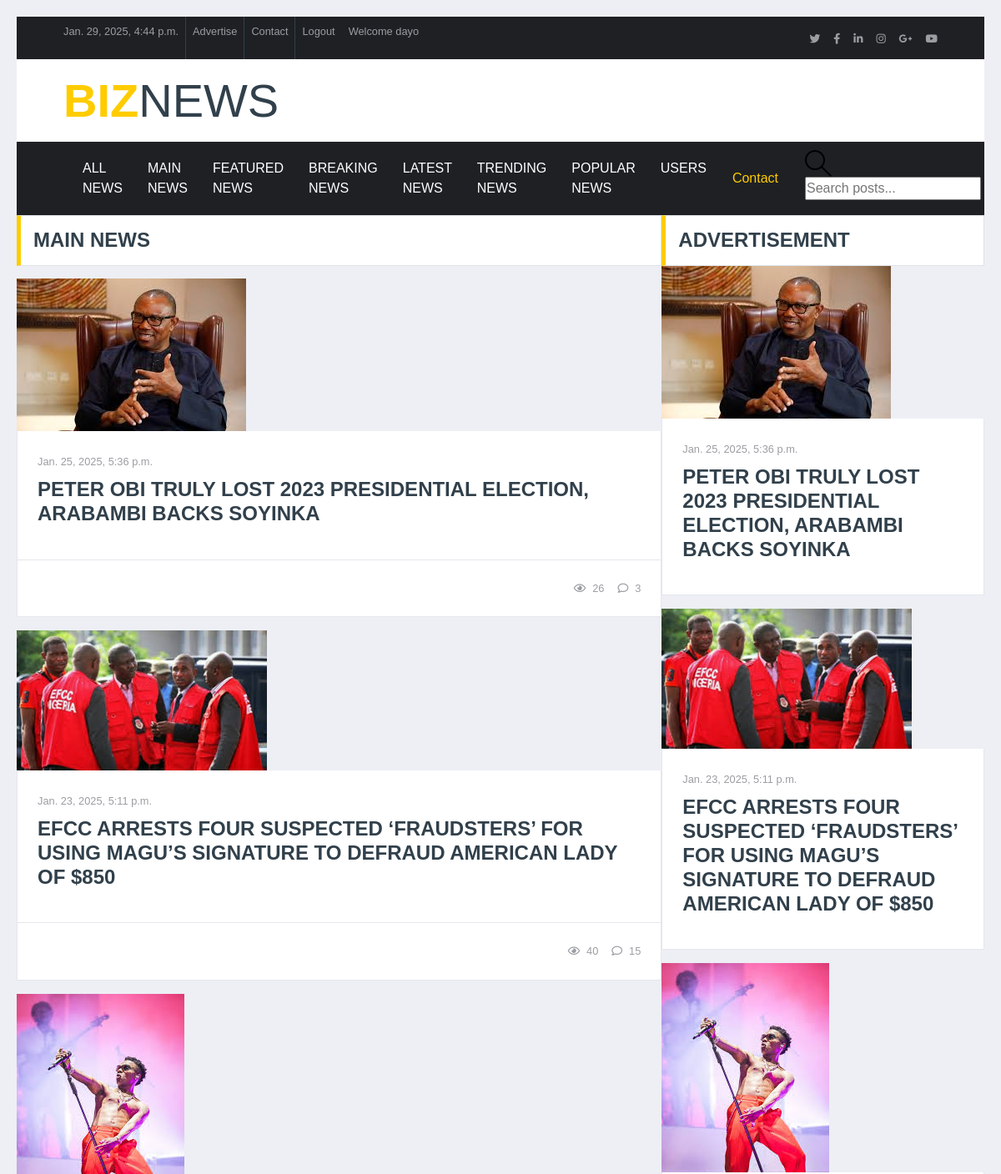
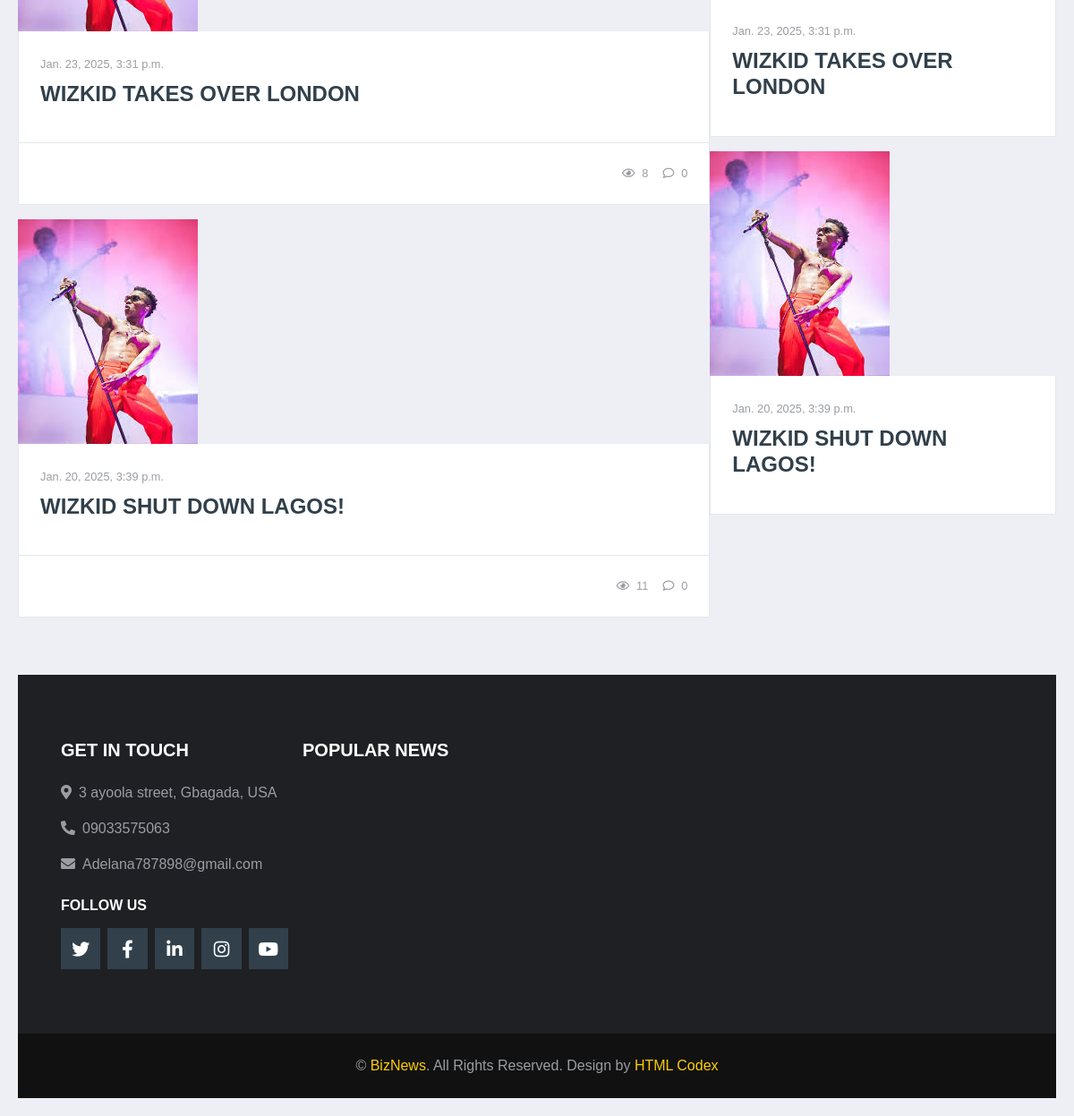
Page /main-news/ (signed in) on the committed database (2 pictures, top to bottom).
### biznews/models.py (models this page shows, shortened)
class User(AbstractUser):
    username= models.CharField(max_length=200, null=True, unique=True)
    email = models.EmailField(unique=True  ,null=True)
    bio = models.TextField(null=True)
    hobbies = models.CharField(max_length=255, blank=True, null=True)
    experience = models.TextField(null=True)
    phone = models.CharField(null=True, max_length=11)
    social = models.TextField(null=True)
    avatar = models.ImageField(upload_to='avatars/', null=True, blank=True)
    USERNAME_FIELD = 'username'
    REQUIRED_FIELDS = []

class Post(models.Model):
    profile = models.ForeignKey('Profile', related_name='posts', on_delete=models.CASCADE)
    title = models.CharField(max_length=100)
    content = models.TextField()
    category = models.ManyToManyField('Category')
    image = models.ImageField(upload_to='images/', default='images/default.jpg')
    date_posted = models.DateTimeField(auto_now_add=True)
    view_count = models.IntegerField(default=0)
    class Meta:
        ordering = ['-date_posted']

### biznews/views.py (the view)
# urls.py: path('main-news/', views.main_news, name='main-news'),
def main_news(request):
    main_news = Post.objects.filter(category__name='Main News')
    advertisement_news = Post.objects.filter(category__name='Advertisement News')
    current_date = datetime.now()
    return render(request, 'main_news.html', {'main_news': main_news, 'advertisement_news': advertisement_news, 'current_date': current_date})

### template/main_news.html (shortened to what this page needs)
{% extends 'main.html'   %}
{% load static  %}
{% block content  %}
<div class="container-fluid p-0">
    <div class="row no-gutters">
        <div class="col-lg-8">
            <div class="section-title">
                <h4 class="m-0 text-uppercase font-weight-bold">MAIN NEWS</h4>
            </div>
            {% for post in main_news %}
                <div class="position-relative mb-3">
                    <img class="img-fluid h-100" src="{{post.image.url}}" style="object-fit: cover;">
                    <div class="bg-white border border-top-0 p-4">
                        <div class="mb-2">
                                <a class="text-body" href=""><small>{{post.date_posted}}</small></a>
                        </div>
                        <a class="h4 d-block mb-3 text-secondary text-uppercase font-weight-bold" href="{% if post.id %}{% url 'article' post.id %}{% else %}#{% endif %}">{{post.title}}</a>
                    </div>
                    <div class="d-flex justify-content-between bg-white border border-top-0 p-4">
                        <div class="d-flex align-items-center">
                            <small class="ml-3"><i class="far fa-eye mr-2"></i>{{ post.view_count }}</small>
                            <small class="ml-3"><i class="far fa-comment mr-2"></i>{{post.comments.count}}</small>
                        </div>
                    </div>
                </div>
            {% endfor %}
        </div>
        <div class="col-lg-4">
            <div class="section-title mb-0">
                <h4 class="m-0 text-uppercase font-weight-bold">Advertisement</h4>
            </div>
            {% for post in advertisement_news %}
                <div class="position-relative mb-3">
                    <img class="img-fluid h-100" src="{{post.image.url}}" style="object-fit: cover;">                    <div class="bg-white border border-top-0 p-4">
                        <div class="mb-2">
                                <a class="text-body" href=""><small>{{post.date_posted}}</small></a>
                        </div>
                        <a class="h4 d-block mb-3 text-secondary text-uppercase font-weight-bold" href="{% if post.id %}{% url 'article' post.id %}{% else %}#{% endif %}">{{post.title}}</a>
                    </div>
                </div>
            {% endfor %}
        </div>
    </div>
</div>
{% include 'footer.html' %}
{% endblock  %}

### template/topbar.html (shortened to what this page needs)
<div class="container-fluid d-none d-lg-block">
    <div class="row align-items-center bg-dark px-lg-5">
        <div class="col-lg-9">
            <nav class="navbar navbar-expand-sm bg-dark p-0">
                <ul class="navbar-nav ml-n2">
                    <li class="nav-item border-right border-secondary">
                        <a class="nav-link text-body small" href="#"><p>{{ current_date }}</p>
                        </a>
                    </li>
                    <li class="nav-item border-right border-secondary">
                        <a class="nav-link text-body small" href="#">Advertise</a>
                    </li>
                    <li class="nav-item border-right border-secondary">
                        <a class="nav-link text-body small" href="#">Contact</a>
                    </li>
                    <li class="nav-item">
                        {% if request.user.is_authenticated %}
                        <a class="nav-link text-body small" href="{% url 'logout'  %}">Logout</a>
                        <li><a class="nav-link text-body small" href="{% url 'profile-page' user.id %}">Welcome {{ request.user.username }}</a></li>
                        {% else %}
                        <a class="nav-link text-body small" href="{% url 'login'  %}">Login</a>
                        {% endif  %}
                    </li>
                </ul>
            </nav>
        </div>
        <div class="col-lg-3 text-right d-none d-md-block">
            <nav class="navbar navbar-expand-sm bg-dark p-0">
                <ul class="navbar-nav ml-auto mr-n2">
                    <li class="nav-item">
                        <a class="nav-link text-body" href="#"><small class="fab fa-twitter"></small></a>
                    </li>
                    <li class="nav-item">
                        <a class="nav-link text-body" href="#"><small class="fab fa-facebook-f"></small></a>
                    </li>
                    <li class="nav-item">
                        <a class="nav-link text-body" href="#"><small class="fab fa-linkedin-in"></small></a>
                    </li>
                    <li class="nav-item">
                        <a class="nav-link text-body" href="#"><small class="fab fa-instagram"></small></a>
                    </li>
                    <li class="nav-item">
                        <a class="nav-link text-body" href="#"><small class="fab fa-google-plus-g"></small></a>
                    </li>
                    <li class="nav-item">
                        <a class="nav-link text-body" href="#"><small class="fab fa-youtube"></small></a>
                    </li>
                </ul>
            </nav>
        </div>
    </div>
    <div class="row align-items-center bg-white py-3 px-lg-5">
        <div class="col-lg-4">
            <a href="{% url 'home' %}" class="navbar-brand p-0 d-none d-lg-block">
                <h1 class="m-0 display-4 text-uppercase text-primary">Biz<span class="text-secondary font-weight-normal">News</span></h1>
            </a>
        </div>
        <div class="col-lg-8 text-center text-lg-right">
        </div>
    </div>
</div>

### rows in the picture
User: user.username "dayo"
Post: image (picture), date_posted "Jan. 25, 2025, 5:36 p.m.", title "PETER OBI TRULY LOST 2023 PRESIDENTIAL ELECTION, ARABAMBI BACKS SOYINKA", view_count "26", comments.count "3"
Post: image (picture), date_posted "Jan. 23, 2025, 5:11 p.m.", title "EFCC ARRESTS FOUR SUSPECTED ‘FRAUDSTERS’ FOR USING MAGU’S SIGNATURE TO DEFRAUD AMERICAN LADY OF $850", view_count "40", comments.count "15"
Post: image (picture), date_posted "Jan. 23, 2025, 3:31 p.m.", title "WIZKID TAKES OVER LONDON", view_count "8", comments.count "0"
Post: image (picture), date_posted "Jan. 20, 2025, 3:39 p.m.", title "WIZKID SHUT DOWN LAGOS!", view_count "11", comments.count "0"
